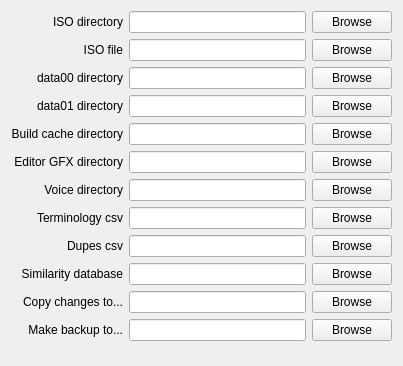
         <widget class="QWidget" name="scrFileLocsContents">
          <property name="geometry">
           <rect>
            <x>0</x>
            <y>0</y>
            <width>403</width>
            <height>366</height>
           </rect>
          </property>
          <property name="autoFillBackground">
           <bool>true</bool>
          </property>
          <property name="styleSheet">
           <string notr="true"/>
          </property>
          <layout class="QGridLayout" name="gridLayout_2">
           <item row="1" column="0">
            <widget class="QLabel" name="label_2">
             <property name="text">
              <string>ISO file</string>
             </property>
             <property name="alignment">
              <set>Qt::AlignRight|Qt::AlignTrailing|Qt::AlignVCenter</set>
             </property>
            </widget>
           </item>
           <item row="1" column="1">
            <widget class="QLineEdit" name="txtIsoFile"/>
           </item>
           <item row="1" column="2">
            <widget class="QPushButton" name="btnIsoFile">
             <property name="text">
              <string>Browse</string>
             </property>
            </widget>
           </item>
           <item row="2" column="0">
            <widget class="QLabel" name="label_3">
             <property name="text">
              <string>data00 directory</string>
             </property>
             <property name="alignment">
              <set>Qt::AlignRight|Qt::AlignTrailing|Qt::AlignVCenter</set>
             </property>
            </widget>
           </item>
           <item row="2" column="1">
            <widget class="QLineEdit" name="txtData00Dir"/>
           </item>
           <item row="2" column="2">
            <widget class="QPushButton" name="btnData00Dir">
             <property name="text">
              <string>Browse</string>
             </property>
            </widget>
           </item>
           <item row="3" column="0">
            <widget class="QLabel" name="label_4">
             <property name="text">
              <string>data01 directory</string>
             </property>
             <property name="alignment">
              <set>Qt::AlignRight|Qt::AlignTrailing|Qt::AlignVCenter</set>
             </property>
            </widget>
           </item>
           <item row="3" column="1">
            <widget class="QLineEdit" name="txtData01Dir"/>
           </item>
           <item row="3" column="2">
            <widget class="QPushButton" name="btnData01Dir">
             <property name="text">
              <string>Browse</string>
             </property>
            </widget>
           </item>
           <item row="9" column="0">
            <widget class="QLabel" name="label_6">
             <property name="text">
              <string>Editor GFX directory</string>
             </property>
             <property name="alignment">
              <set>Qt::AlignRight|Qt::AlignTrailing|Qt::AlignVCenter</set>
             </property>
            </widget>
           </item>
           <item row="9" column="1">
            <widget class="QLineEdit" name="txtGFXDir"/>
           </item>
           <item row="9" column="2">
            <widget class="QPushButton" name="btnGFXDir">
             <property name="text">
              <string>Browse</string>
             </property>
            </widget>
           </item>
           <item row="10" column="0">
            <widget class="QLabel" name="label_7">
             <property name="text">
              <string>Voice directory</string>
             </property>
             <property name="alignment">
              <set>Qt::AlignRight|Qt::AlignTrailing|Qt::AlignVCenter</set>
             </property>
            </widget>
           </item>
           <item row="10" column="1">
            <widget class="QLineEdit" name="txtVoice"/>
           </item>
           <item row="10" column="2">
            <widget class="QPushButton" name="btnVoice">
             <property name="text">
              <string>Browse</string>
             </property>
            </widget>
           </item>
           <item row="11" column="0">
            <widget class="QLabel" name="label_5">
             <property name="text">
              <string>Terminology csv</string>
             </property>
             <property name="alignment">
              <set>Qt::AlignRight|Qt::AlignTrailing|Qt::AlignVCenter</set>
             </property>
            </widget>
           </item>
           <item row="11" column="1">
            <widget class="QLineEdit" name="txtTerminology"/>
           </item>
           <item row="11" column="2">
            <widget class="QPushButton" name="btnTerminology">
             <property name="text">
              <string>Browse</string>
             </property>
            </widget>
           </item>
           <item row="14" column="0">
            <widget class="QLabel" name="label_8">
             <property name="text">
              <string>Copy changes to...</string>
             </property>
             <property name="alignment">
              <set>Qt::AlignRight|Qt::AlignTrailing|Qt::AlignVCenter</set>
             </property>
            </widget>
           </item>
           <item row="14" column="1">
            <widget class="QLineEdit" name="txtCopy"/>
           </item>
           <item row="14" column="2">
            <widget class="QPushButton" name="btnCopy">
             <property name="text">
              <string>Browse</string>
             </property>
            </widget>
           </item>
           <item row="15" column="0">
            <widget class="QLabel" name="label_9">
             <property name="text">
              <string>Make backup to...</string>
             </property>
             <property name="alignment">
              <set>Qt::AlignRight|Qt::AlignTrailing|Qt::AlignVCenter</set>
             </property>
            </widget>
           </item>
           <item row="15" column="1">
            <widget class="QLineEdit" name="txtBackup"/>
           </item>
           <item row="15" column="2">
            <widget class="QPushButton" name="btnBackup">
             <property name="text">
              <string>Browse</string>
             </property>
            </widget>
           </item>
           <item row="16" column="1">
            <spacer name="verticalSpacer_2">
             <property name="orientation">
              <enum>Qt::Vertical</enum>
             </property>
             <property name="sizeHint" stdset="0">
              <size>
               <width>20</width>
               <height>40</height>
              </size>
             </property>
            </spacer>
           </item>
           <item row="0" column="2">
            <widget class="QPushButton" name="btnIsoDir">
             <property name="text">
              <string>Browse</string>
             </property>
            </widget>
           </item>
           <item row="0" column="1">
            <widget class="QLineEdit" name="txtIsoDir"/>
           </item>
           <item row="0" column="0">
            <widget class="QLabel" name="label">
             <property name="text">
              <string>ISO directory</string>
             </property>
             <property name="alignment">
              <set>Qt::AlignRight|Qt::AlignTrailing|Qt::AlignVCenter</set>
             </property>
            </widget>
           </item>
           <item row="12" column="0">
            <widget class="QLabel" name="label_13">
             <property name="text">
              <string>Dupes csv</string>
             </property>
             <property name="alignment">
              <set>Qt::AlignRight|Qt::AlignTrailing|Qt::AlignVCenter</set>
             </property>
            </widget>
           </item>
           <item row="13" column="0">
            <widget class="QLabel" name="label_15">
             <property name="text">
              <string>Similarity database</string>
             </property>
             <property name="alignment">
              <set>Qt::AlignRight|Qt::AlignTrailing|Qt::AlignVCenter</set>
             </property>
            </widget>
           </item>
           <item row="12" column="1">
            <widget class="QLineEdit" name="txtDupes"/>
           </item>
           <item row="12" column="2">
            <widget class="QPushButton" name="btnDupes">
             <property name="text">
              <string>Browse</string>
             </property>
            </widget>
           </item>
           <item row="13" column="1">
            <widget class="QLineEdit" name="txtSimilarity"/>
           </item>
           <item row="13" column="2">
            <widget class="QPushButton" name="btnSimilarity">
             <property name="text">
              <string>Browse</string>
             </property>
            </widget>
           </item>
           <item row="4" column="0">
            <widget class="QLabel" name="label_14">
             <property name="text">
              <string>Build cache directory</string>
             </property>
             <property name="alignment">
              <set>Qt::AlignRight|Qt::AlignTrailing|Qt::AlignVCenter</set>
             </property>
            </widget>
           </item>
           <item row="4" column="1">
            <widget class="QLineEdit" name="txtBuildCache"/>
           </item>
           <item row="4" column="2">
            <widget class="QPushButton" name="btnBuildCache">
             <property name="text">
              <string>Browse</string>
             </property>
            </widget>
           </item>
          </layout>
         </widget>
